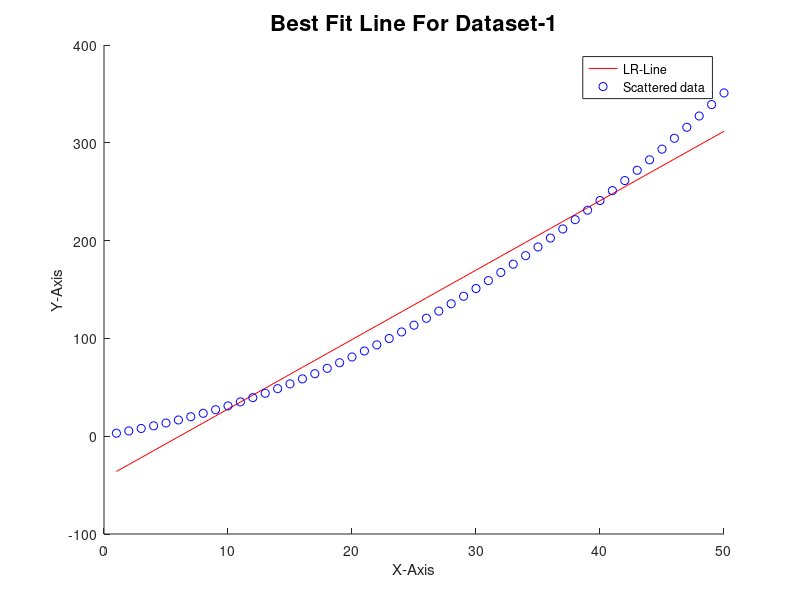
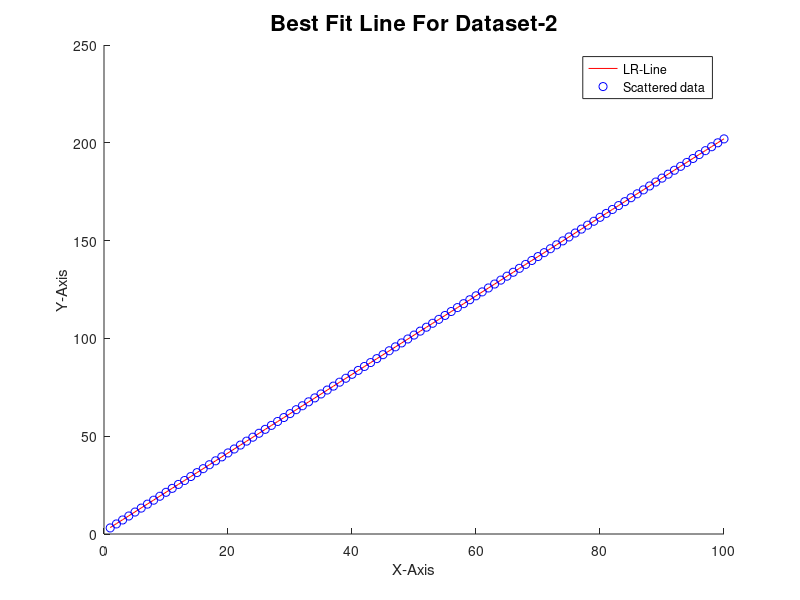
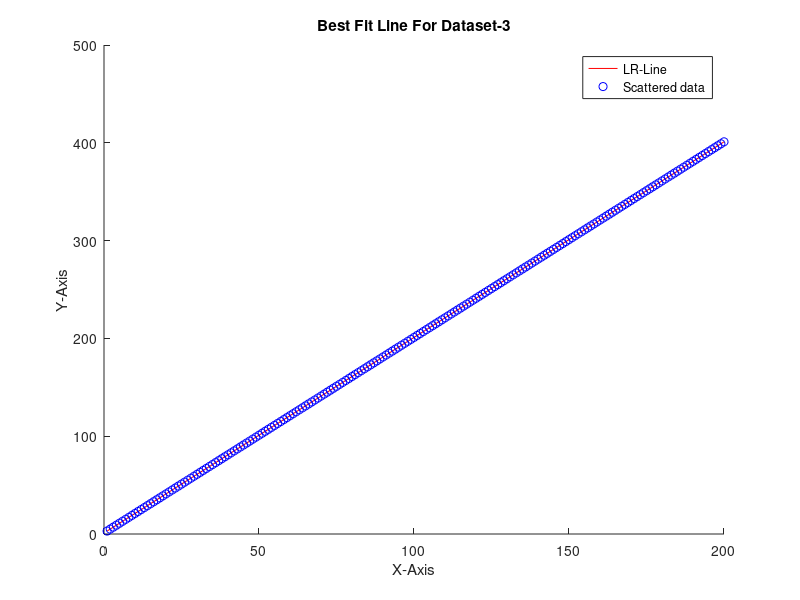

Recreate these plots in MATLAB, in order.
%Performing Linear regression on dataset1
data1=dlmread('data1.txt');
x1 = data1(1:50,1);
y1 = data1(1:50,2);
p= polyfit(x1,y1,1);
 %Plotting graph for dataset1
hf = figure();
hold
plot(x1,(p(2) + x1*p(1)),'r')
scatter(x1,y1,'b')
title('Best Fit Line For Dataset-1',"fontsize",16);
xlabel('X-Axis');
ylabel('Y-Axis');
legend('LR-Line','Scattered data');
print(hf,'lrd1.png');
%Performing Linear regression on dataset2
data2=dlmread('data2.txt');
x2 = data2(1:100,1);
y2 = data2(1:100,2);
p= polyfit(x2,y2,1);
 %Plotting graph for dataset2
hf1 = figure();
hold
plot(x2,(p(2) + x2*p(1)),'r')
title('Best Fit Line For Dataset-2',"fontsize",16);
xlabel('X-Axis');
ylabel('Y-Axis');
scatter (x2,y2,'b');
legend('LR-Line','Scattered data');
print(hf1,'lrd2.png')
%Performing Linear regression on dataset3
data3=dlmread('data3.txt');
x3 = data3(1:200,1);
y3 = data3(1:200,2);
p= polyfit(x3,y3,1);
 %Plotting graph for dataset3
hf2 = figure();
hold
plot(x3,(p(2) + x3*p(1)),'r')
scatter(x3,y3,'b')
title('Best Fit Line For Dataset-3');
xlabel('X-Axis');
ylabel('Y-Axis');
legend('LR-Line','Scattered data');
print(hf2,'lrd3.png');

